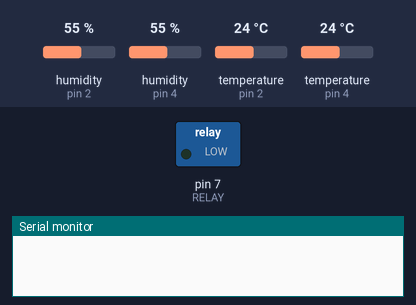
Bench run of a sketch on a simulated Arduino Uno, built with avr-gcc and run on an emulated ATmega328P. On the bench: switched loads named in the sketch (green lamp = pin HIGH), the last lines printed to the serial monitor. The test bench sets the inputs (shaded band); at power-on: humidity (sensors on pin 2, pin 4) 55 %, temperature (sensors on pin 2, pin 4) 24 °C.

Above: at 0.1 s.
At 30.1 s:
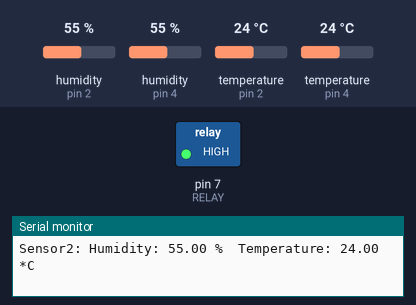
Timing chart, 0 to 31.6 s (numbered marks = the images above):
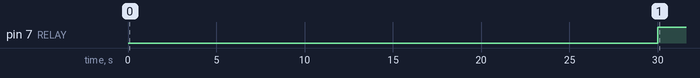

The sketch:

gallinero.ino
```cpp
#include "DHT.h"

#define DHTPIN1 2     // what pin we're connected to
#define DHTPIN2 4     // what pin we're connected to
#define DHTTYPE DHT22   // DHT 22  (AM2302)
#define RELAY 7
#define T_TARGET2 13
#define T_TARGET1 10

DHT dht1(DHTPIN1, DHTTYPE);
DHT dht2(DHTPIN2, DHTTYPE);

void setup() {
  pinMode(RELAY, OUTPUT);
  Serial.begin(9600);
  dht1.begin();
  dht2.begin();
}

void loop() {
  // Wait a few seconds between measurements.
  delay(30000);  // 30 secs

  float h1 = dht1.readHumidity();
  float t1 = dht1.readTemperature();

  float h2 = dht2.readHumidity();
  float t2 = dht2.readTemperature();

  // Check if any reads failed and exit early (to try again).
  if (isnan(h1) || isnan(t1)) {
    Serial.println("Failed to read from DHT1 sensor!");
    return;
  }

  // Check if any reads failed and exit early (to try again).
  if (isnan(h2) || isnan(t2)) {
    Serial.println("Failed to read from DHT2 sensor!");
    return;
  }

  float t_avg = (t1 + t2) / 2;

  if (t_avg > T_TARGET2) {
    digitalWrite(RELAY, HIGH); // HEATER OFF
  }
  else {
    if (t_avg < T_TARGET1) {
      digitalWrite(RELAY, LOW); // HEATER ON
    }
  }

  Serial.print("Sensor1: Humidity: ");
  Serial.print(h1);
  Serial.print(" %\t");
  Serial.print("Temperature: ");
  Serial.print(t1);
  Serial.println(" *C ");

  Serial.print("Sensor2: Humidity: ");
  Serial.print(h2);
  Serial.print(" %\t");
  Serial.print("Temperature: ");
  Serial.print(t2);
  Serial.println(" *C ");

  Serial.print("Avg. Temp.: ");
  Serial.print(t_avg);
  Serial.println(" *C ");
  Serial.println("");

}
```

Measured:
- by itself, pin 7 (RELAY): LOW → HIGH at 30.0 s
